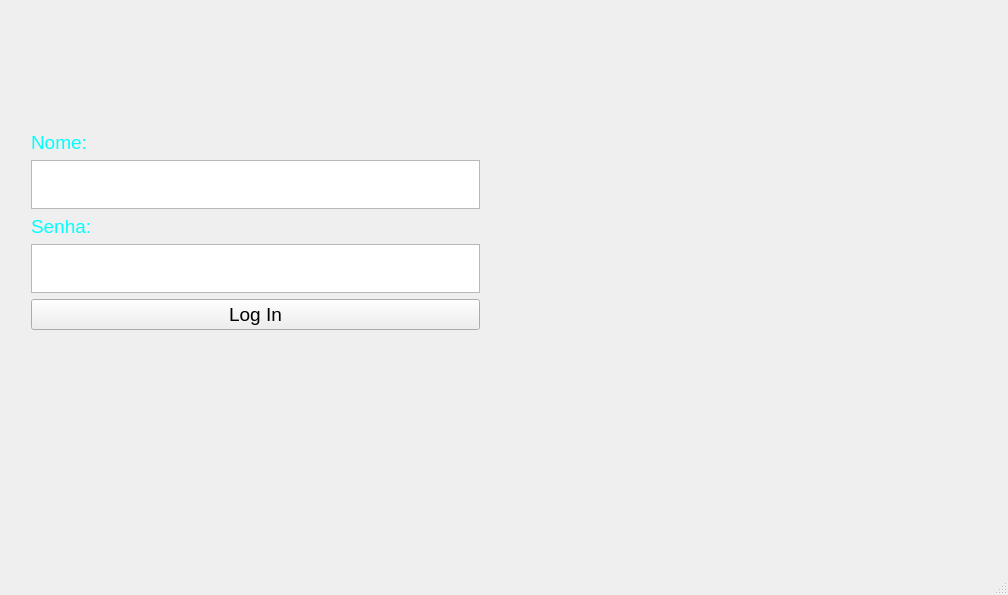
<?xml version="1.0" encoding="UTF-8"?>
<ui version="4.0">
 <class>MainWindow</class>
 <widget class="QMainWindow" name="MainWindow">
  <property name="geometry">
   <rect>
    <x>0</x>
    <y>0</y>
    <width>1008</width>
    <height>595</height>
   </rect>
  </property>
  <property name="font">
   <font>
    <pointsize>10</pointsize>
   </font>
  </property>
  <property name="windowTitle">
   <string>Log In</string>
  </property>
  <widget class="QWidget" name="centralWidget">
   <property name="maximumSize">
    <size>
     <width>998</width>
     <height>542</height>
    </size>
   </property>
   <property name="styleSheet">
    <string notr="true"/>
   </property>
   <widget class="QWidget" name="layoutWidget">
    <property name="geometry">
     <rect>
      <x>20</x>
      <y>120</y>
      <width>471</width>
      <height>221</height>
     </rect>
    </property>
    <layout class="QVBoxLayout" name="verticalLayout">
     <item>
      <widget class="QLabel" name="label">
       <property name="text">
        <string>&lt;html&gt;&lt;head/&gt;&lt;body&gt;&lt;p&gt;&lt;span style=&quot; font-size:14pt; color:#00ffff;&quot;&gt;Nome:&lt;/span&gt;&lt;/p&gt;&lt;/body&gt;&lt;/html&gt;</string>
       </property>
      </widget>
     </item>
     <item>
      <widget class="QTextEdit" name="txtNome">
       <property name="font">
        <font>
         <pointsize>16</pointsize>
        </font>
       </property>
      </widget>
     </item>
     <item>
      <widget class="QLabel" name="label_3">
       <property name="text">
        <string>&lt;html&gt;&lt;head/&gt;&lt;body&gt;&lt;p&gt;&lt;span style=&quot; font-size:14pt; color:#00ffff;&quot;&gt;Senha:&lt;/span&gt;&lt;/p&gt;&lt;/body&gt;&lt;/html&gt;</string>
       </property>
      </widget>
     </item>
     <item>
      <widget class="QTextEdit" name="txtSenha">
       <property name="font">
        <font>
         <pointsize>16</pointsize>
        </font>
       </property>
      </widget>
     </item>
     <item>
      <spacer name="verticalSpacer">
       <property name="orientation">
        <enum>Qt::Vertical</enum>
       </property>
       <property name="sizeHint" stdset="0">
        <size>
         <width>20</width>
         <height>40</height>
        </size>
       </property>
      </spacer>
     </item>
     <item>
      <widget class="QPushButton" name="btnLogin">
       <property name="font">
        <font>
         <pointsize>14</pointsize>
        </font>
       </property>
       <property name="text">
        <string>Log In</string>
       </property>
      </widget>
     </item>
    </layout>
   </widget>
   <widget class="QLabel" name="label_2">
    <property name="geometry">
     <rect>
      <x>0</x>
      <y>0</y>
      <width>1000</width>
      <height>668</height>
     </rect>
    </property>
    <property name="font">
     <font>
      <pointsize>16</pointsize>
     </font>
    </property>
    <property name="text">
     <string/>
    </property>
    <property name="pixmap">
     <pixmap resource="recursosimagens.qrc">:/Imagens/Imagens/shutterstock_360072635.jpg</pixmap>
    </property>
    <property name="scaledContents">
     <bool>true</bool>
    </property>
   </widget>
   <zorder>label_2</zorder>
   <zorder>layoutWidget</zorder>
  </widget>
  <widget class="QMenuBar" name="menuBar">
   <property name="geometry">
    <rect>
     <x>0</x>
     <y>0</y>
     <width>1008</width>
     <height>26</height>
    </rect>
   </property>
  </widget>
  <widget class="QStatusBar" name="statusBar"/>
 </widget>
 <layoutdefault spacing="6" margin="11"/>
 <resources>
  <include location="recursosimagens.qrc"/>
 </resources>
 <connections/>
</ui>
